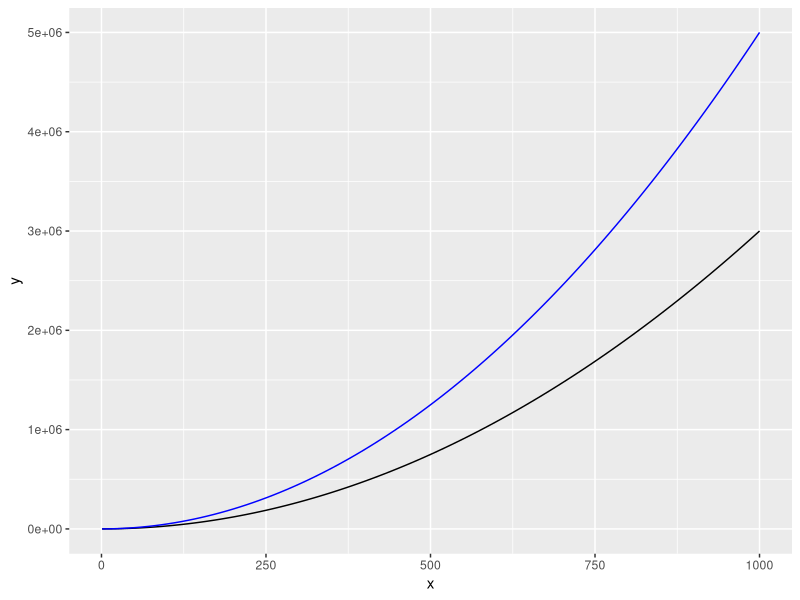
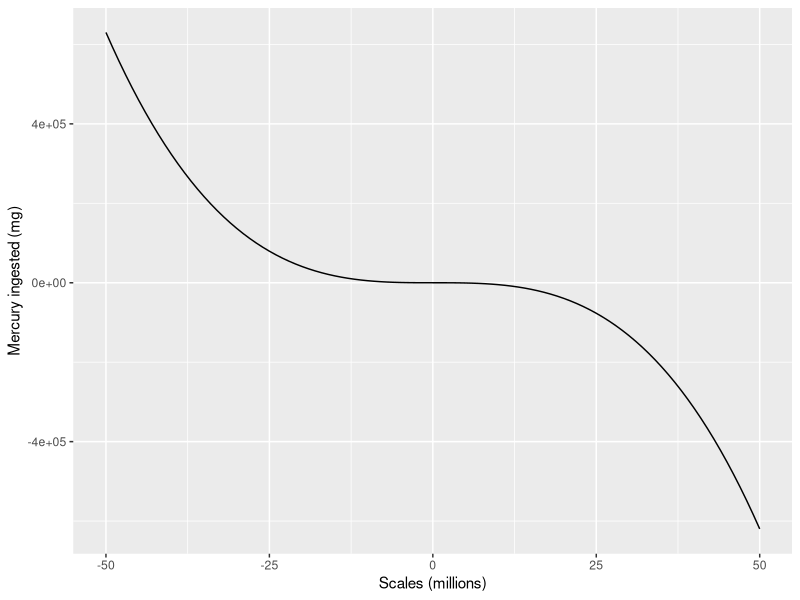
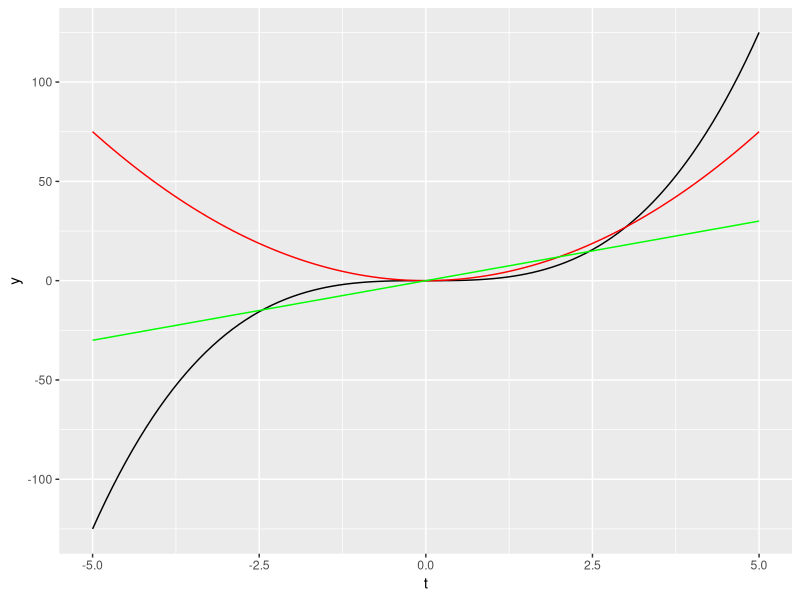

Recreate these plots in R, in order.
library(tidyverse)

# Define new function
equation = function(x){3*x^2 + 4}
equation_comp = function(x){5*x^2 + 4}

# Plot over specific range using 'stat_function' option:
ggplot(data.frame(x = c(1, 1000)), aes(x = x)) +
  stat_function(fun = equation) +
  geom_function(fun = equation_comp, colour = 'blue')

# geom_function can be useful for plotting a function over data sets to visualize fit

equation_2 = function(x){2.4 - 5*x^3 + 2.1*x^2}

# Plot over specified range using 'stat_function' option:
ggplot(data.frame(x = c(-50, 50)), aes(x = x)) +
  stat_function(fun = equation_2) +
  xlab('Scales (millions)') +
  ylab('Mercury ingested (mg)')


# Higher Order Derivatives Introduction

function_gt <- expression(2.2 + 3.1 * t - 5.6 * t ^ 4 + 4.3 / (t ^ 3))

# Take first order derivative
derivative_dg_dt <- D(function_gt, 't')

# Verify Output
derivative_dg_dt

# Find second order derivative
derivative_d2g_d2g <- D(derivative_dg_dt, 't')

# Verify Output
derivative_d2g_d2g

# Plotting Derivatives alongside functions

# Store function C(t)
ct <- function(t) {t ^ 3}

# Take Derivative of function C(t)
derivative_dc_dt <- D(expression(t ^ 3), 't')
derivative_dc_dt

# Store Derivative as a function
deriv_func_dc_dt <- function(t) {3 * t ^ 2}

# And Second derivative
deriv_func_d2c_d2t <- function(t) {6 * t}

# Plot function C(t)
ggplot(data.frame(t=c(-5, 5)), aes(x = t)) +
  stat_function(fun = ct) +
  stat_function(fun = deriv_func_dc_dt, colour = 'red') +
  stat_function(fun = deriv_func_d2c_d2t, colour = 'green')


###### Partial Derivatives #####
# Create function
function_xyz <- expression(2*x*y - 3*(x^2)*(x^3))

# Take partial with respect to x
derivative_df_dx <- D(function_xyz, 'x')
# Derivative of x
derivative_df_dx

# Take partial with respect to y
derivative_df_dy <- D(function_xyz, 'y')
# Derivative of y
derivative_df_dy

# Take partial with respect to z
derivative_df_dz <- D(function_xyz, 'z')
# Derivative of z
derivative_df_dz


